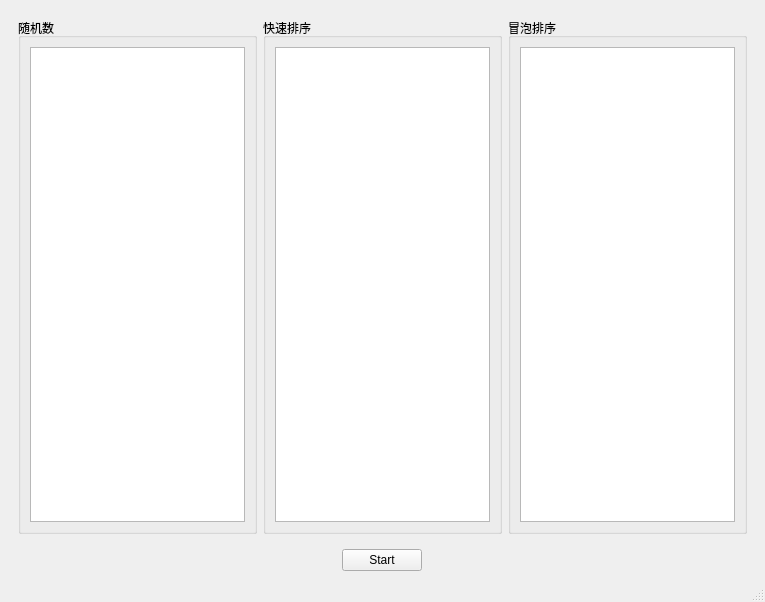
<?xml version="1.0" encoding="UTF-8"?>
<ui version="4.0">
 <class>MainWindow</class>
 <widget class="QMainWindow" name="MainWindow">
  <property name="geometry">
   <rect>
    <x>0</x>
    <y>0</y>
    <width>765</width>
    <height>602</height>
   </rect>
  </property>
  <property name="windowTitle">
   <string>MainWindow</string>
  </property>
  <widget class="QWidget" name="centralwidget">
   <layout class="QGridLayout" name="gridLayout">
    <item row="0" column="0" colspan="3">
     <widget class="QWidget" name="widget" native="true">
      <layout class="QHBoxLayout" name="horizontalLayout_4">
       <item>
        <widget class="QGroupBox" name="groupBox">
         <property name="title">
          <string>随机数</string>
         </property>
         <layout class="QHBoxLayout" name="horizontalLayout">
          <item>
           <widget class="QListWidget" name="randList"/>
          </item>
         </layout>
        </widget>
       </item>
       <item>
        <widget class="QGroupBox" name="groupBox_3">
         <property name="title">
          <string>快速排序</string>
         </property>
         <layout class="QVBoxLayout" name="verticalLayout_3">
          <item>
           <widget class="QListWidget" name="listWidget_2"/>
          </item>
         </layout>
        </widget>
       </item>
       <item>
        <widget class="QGroupBox" name="groupBox_2">
         <property name="title">
          <string>冒泡排序</string>
         </property>
         <layout class="QHBoxLayout" name="horizontalLayout_2">
          <item>
           <widget class="QListWidget" name="bubbleList"/>
          </item>
         </layout>
        </widget>
       </item>
      </layout>
     </widget>
    </item>
    <item row="1" column="0">
     <spacer name="horizontalSpacer">
      <property name="orientation">
       <enum>Qt::Horizontal</enum>
      </property>
      <property name="sizeHint" stdset="0">
       <size>
        <width>327</width>
        <height>20</height>
       </size>
      </property>
     </spacer>
    </item>
    <item row="1" column="1">
     <widget class="QPushButton" name="start">
      <property name="text">
       <string>Start</string>
      </property>
     </widget>
    </item>
    <item row="1" column="2">
     <spacer name="horizontalSpacer_2">
      <property name="orientation">
       <enum>Qt::Horizontal</enum>
      </property>
      <property name="sizeHint" stdset="0">
       <size>
        <width>327</width>
        <height>20</height>
       </size>
      </property>
     </spacer>
    </item>
   </layout>
  </widget>
  <widget class="QMenuBar" name="menubar">
   <property name="geometry">
    <rect>
     <x>0</x>
     <y>0</y>
     <width>765</width>
     <height>23</height>
    </rect>
   </property>
  </widget>
  <widget class="QStatusBar" name="statusbar"/>
 </widget>
 <resources/>
 <connections/>
</ui>
